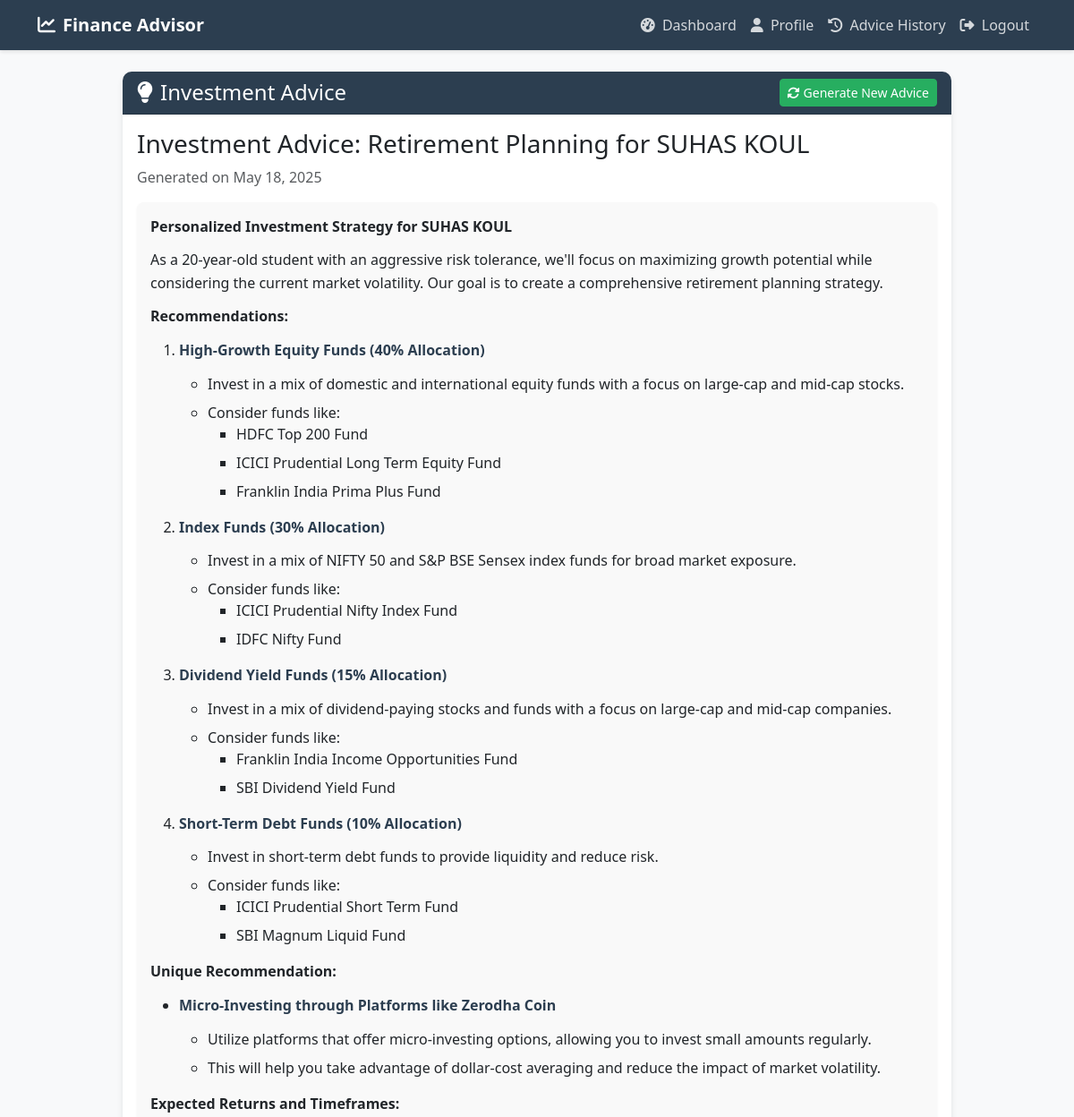
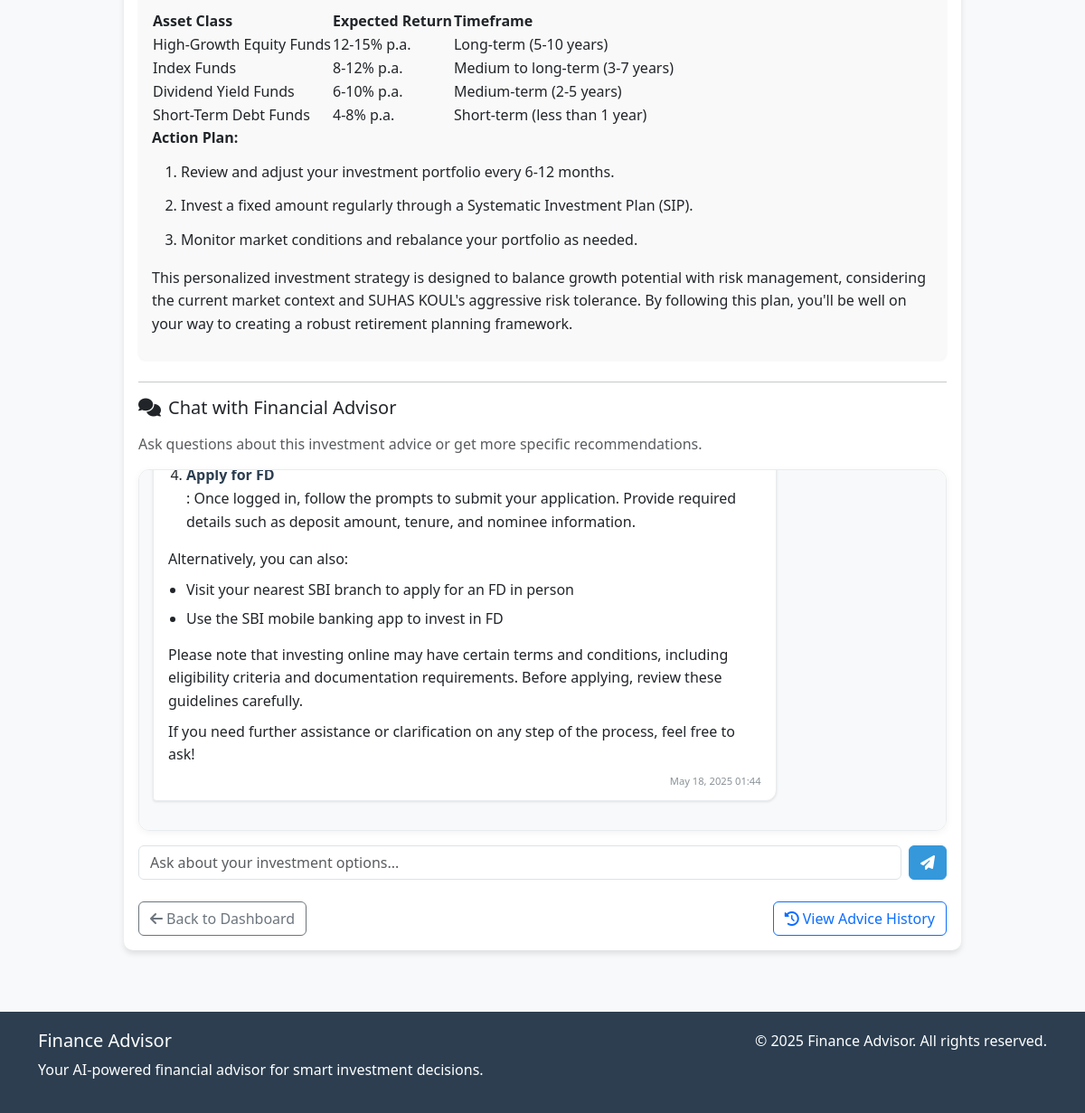
The page /advice/32/ (signed in) on the database its author committed (2 pictures, top to bottom).
### advisor/models.py (models this page shows, shortened)
class InvestmentAdvice(models.Model):
    user = models.ForeignKey(User, on_delete=models.CASCADE, related_name='investment_advice')
    profile = models.ForeignKey(FinancialProfile, on_delete=models.CASCADE, related_name='advice')
    title = models.CharField(max_length=200)
    content = models.TextField()
    created_at = models.DateTimeField(auto_now_add=True)
    class Meta:
        ordering = ['-created_at']

class ChatMessage(models.Model):
    MESSAGE_TYPES = [
        ('user', 'User Message'),
        ('advisor', 'Advisor Message'),
    ]
    user = models.ForeignKey(User, on_delete=models.CASCADE, related_name='chat_messages')
    message_type = models.CharField(max_length=10, choices=MESSAGE_TYPES)
    content = models.TextField()
    timestamp = models.DateTimeField(auto_now_add=True)
    class Meta:
        ordering = ['timestamp']

### advisor/views.py (the view)
# urls.py: path('advice/<int:advice_id>/', views.view_advice, name='view_advice'),
@login_required
def view_advice(request, advice_id):
    advice = get_object_or_404(InvestmentAdvice, id=advice_id, user=request.user)
    chat_messages = ChatMessage.objects.filter(
        user=request.user
    ).order_by('timestamp')
    return render(request, 'advisor/advice_detail.html', {
        'advice': advice,
        'chat_messages': chat_messages,
    })

### templates/advisor/advice_detail.html (shortened to what this page needs)
{% extends 'base.html' %}
{% block content %}
<div class="row justify-content-center">
    <div class="col-md-10">
        <div class="card">
            <div class="card-header d-flex justify-content-between align-items-center">
                <h4 class="mb-0"><i class="fas fa-lightbulb me-2"></i>Investment Advice</h4>
                <a href="{% url 'new_advice' %}" class="btn btn-success btn-sm">
                    <i class="fas fa-sync-alt me-1"></i>Generate New Advice
                </a>
            </div>
            <div class="card-body">
                <h3 class="mb-2">{{ advice.title }}</h3>
                <p class="text-muted">Generated on {{ advice.created_at|date:"F d, Y" }}</p>
                <div class="advice-content mb-4">
                    {{ advice.content|safe }}
                </div>
                <hr>
                <h5 class="mb-3"><i class="fas fa-comments me-2"></i>Chat with Financial Advisor</h5>
                <p class="text-muted mb-3">Ask questions about this investment advice or get more specific recommendations.</p>
                <div id="chat-container" class="chat-container mb-3">
                    {% if chat_messages %}
                        {% for msg in chat_messages %}
                            <div class="chat-message {% if msg.message_type == 'user' %}user-message{% else %}advisor-message{% endif %}">
                                <div>
                                    {% if msg.message_type == 'advisor' %}
                                        {{ msg.content|safe }}
                                    {% else %}
                                        {{ msg.content }}
                                    {% endif %}
                                </div>
                                <div class="chat-timestamp">{{ msg.timestamp|date:"M d, Y H:i" }}</div>
                            </div>
                        {% endfor %}
                    {% else %}
                        <div class="text-center py-4">
                            <i class="fas fa-robot fa-3x mb-3 text-muted"></i>
                            <p>Start chatting with your AI financial advisor to get more personalized investment guidance.</p>
                        </div>
                    {% endif %}
                </div>
                <form id="chat-form" class="d-flex">
                    <input type="text" id="chat-input" class="form-control me-2" placeholder="Ask about your investment options...">
                    <button type="submit" class="btn btn-primary">
                        <i class="fas fa-paper-plane"></i>
                    </button>
                </form>
                <div class="mt-4">
                    <div class="d-flex justify-content-between">
                        <a href="{% url 'dashboard' %}" class="btn btn-outline-secondary">
                            <i class="fas fa-arrow-left me-1"></i>Back to Dashboard
                        </a>
                        <a href="{% url 'advice_history' %}" class="btn btn-outline-primary">
                            <i class="fas fa-history me-1"></i>View Advice History
                        </a>
                    </div>
                </div>
            </div>
        </div>
    </div>
</div>
{% endblock %}

### templates/base.html (style rules this page uses)
:root { --primary-color: #2c3e50; --secondary-color: #3498db; --accent-color: #27ae60; --danger-color: #e74c3c; --light-color: #ecf0f1; --dark-color: #2c3e50; }
body { font-family: 'Segoe UI', Tahoma, Geneva, Verdana, sans-serif; background-color: #f8f9fa; color: #333; }
.card { border-radius: 10px; box-shadow: 0 4px 6px rgba(0, 0, 0, 0.1); margin-bottom: 20px; border: none; }
.card-header { background-color: var(--primary-color); color: white; border-radius: 10px 10px 0 0 !important; font-weight: bold; }
.btn-primary { background-color: var(--secondary-color); border-color: var(--secondary-color); }
.btn-success { background-color: var(--accent-color); border-color: var(--accent-color); }
.advice-content { background-color: white; padding: 20px; border-radius: 10px; box-shadow: 0 2px 4px rgba(0, 0, 0, 0.05); }
.advice-paragraph { line-height: 1.6; margin-bottom: 1rem; }
.advice-list { margin-bottom: 1.5rem; }
.advice-list li { margin-bottom: 0.5rem; }
.chat-container { height: 400px; overflow-y: auto; padding: 15px; background-color: #f8f9fa; border-radius: 12px; border: 1px solid #e9ecef; box-shadow: 0 2px 8px rgba(0,0,0,0.05); }
.chat-message { margin-bottom: 18px; padding: 12px 16px; border-radius: 12px; max-width: 80%; box-shadow: 0 1px 3px rgba(0,0,0,0.1); line-height: 1.5; animation: fadeIn 0.3s ease-in-out; }
.advisor-message { background-color: white; border: 1px solid #e9ecef; border-bottom-left-radius: 4px; }
.advisor-message strong { color: var(--primary-color); font-weight: 600; }
.advisor-message p { margin-bottom: 8px; }
.advisor-message ul, .advisor-message ol { padding-left: 20px; margin-bottom: 10px; }
.advice-content { padding: 15px; background-color: #f9f9f9; border-radius: 8px; box-shadow: 0 1px 3px rgba(0,0,0,0.05); }
.advice-paragraph { margin-bottom: 12px; line-height: 1.6; }
.advice-list { margin-bottom: 15px; }
.advice-list li { margin-bottom: 8px; }
.advice-list li strong { color: var(--primary-color); }
.chat-timestamp { font-size: 0.7rem; color: rgba(108, 117, 125, 0.8); margin-top: 5px; text-align: right; }

### rows shown on the page
InvestmentAdvice: title "Investment Advice: Retirement Planning for SUHAS KOUL", created_at "May 18, 2025", content "Personalized Investment Strategy for SUHAS KOUL As a 20-year-old student with an aggressive risk tolerance, we'll focus on maximizing growth potential while considering the current market volatility. Our goal is to create a comprehensive retirement planning strategy. Recommendations: High-Growth Equity Funds (40% Allocation) Invest in a mix of domestic and international equity funds with a focus on large-cap and mid-cap stocks. Consider funds like: HDFC Top 200 Fund ICICI Prudential Long Term Equity Fund Franklin India Prima Plus Fund Index Funds (30% Allocation) Invest in a mix of NIFTY 50 and S&P BSE Sensex index funds for broad market exposure. Consider funds like: ICICI Prudential Nifty…"
ChatMessage: content "Apply for FD : Once logged in, follow the prompts to submit your application. Provide required details such as deposit amount, tenure, and nominee information. Alternatively, you can also: Visit your nearest SBI branch to apply for an FD in person Use the SBI mobile banking app to invest in FD Please note that investing online may have certain terms and conditions, including eligibility criteria and documentation requirements. Before applying, review these guidelines carefully. If you need further assistance or clarification on any step of the process, feel free to ask!", timestamp "May 18, 2025 01:44"
